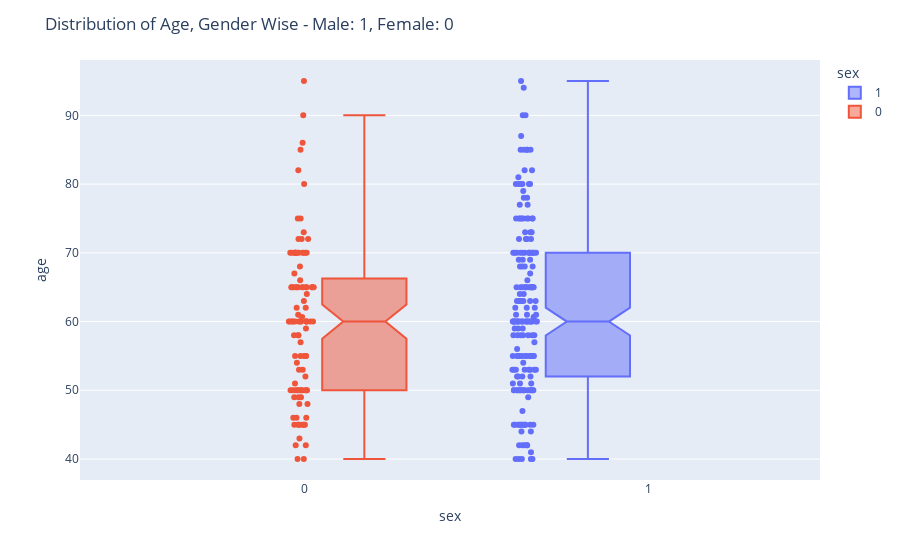

Write notebook code for a chart like this one.
### Markdown cell above
### 3. Distribution of Age w.r.t Gender

### Code cell
# Notched box plots apply a "notch" or narrowing of the box around the median. 
# Notches are useful in offering a rough guide to significance of difference of medians; 
# if the notches of two boxes do not overlap, this offers evidence of a statistically significant 
# difference between the medians. Ref - https://en.wikipedia.org/wiki/Box_plot#Variations

fig = px.box(heart_faliure_data, x = 'sex', y = 'age', points = "all", hover_name = 'sex', 
             color = 'sex', notched=True)

fig.update_layout(title_text="Distribution of Age, Gender Wise - Male: 1, Female: 0")

fig.show()

### Figure 1 — Plotly figure (JSON) as saved in the notebook; plotly's stock layout.template omitted (floating-point values rounded to 4 significant figures; data arrays with more than 128 entries replaced by an {"elided": "..."} marker saying what was removed)
{"data": [{"alignmentgroup": "True", "boxpoints": "all", "hoverlabel": {"namelength": 0}, "hovertemplate": "<b>%{hovertext}</b><br><br>sex=%{x}<br>age=%{y}", "hovertext": {"elided": "194 int values"}, "legendgroup": "1", "marker": {"color": "#636efa"}, "name": "1", "notched": true, "offsetgroup": "1", "orientation": "v", "showlegend": true, "type": "box", "x": {"elided": "194 int values"}, "x0": " ", "xaxis": "x", "y": {"elided": "194 float values"}, "y0": " ", "yaxis": "y"}, {"alignmentgroup": "True", "boxpoints": "all", "hoverlabel": {"namelength": 0}, "hovertemplate": "<b>%{hovertext}</b><br><br>sex=%{x}<br>age=%{y}", "hovertext": [0, 0, 0, 0, 0, 0, 0, 0, 0, 0, 0, 0, 0, 0, 0, 0, 0, 0, 0, 0, 0, 0, 0, 0, 0, 0, 0, 0, 0, 0, 0, 0, 0, 0, 0, 0, 0, 0, 0, 0, 0, 0, 0, 0, 0, 0, 0, 0, 0, 0, 0, 0, 0, 0, 0, 0, 0, 0, 0, 0, 0, 0, 0, 0, 0, 0, 0, 0, 0, 0, 0, 0, 0, 0, 0, 0, 0, 0, 0, 0, 0, 0, 0, 0, 0, 0, 0, 0, 0, 0, 0, 0, 0, 0, 0, 0, 0, 0, 0, 0, 0, 0, 0, 0, 0], "legendgroup": "0", "marker": {"color": "#EF553B"}, "name": "0", "notched": true, "offsetgroup": "0", "orientation": "v", "showlegend": true, "type": "box", "x": [0, 0, 0, 0, 0, 0, 0, 0, 0, 0, 0, 0, 0, 0, 0, 0, 0, 0, 0, 0, 0, 0, 0, 0, 0, 0, 0, 0, 0, 0, 0, 0, 0, 0, 0, 0, 0, 0, 0, 0, 0, 0, 0, 0, 0, 0, 0, 0, 0, 0, 0, 0, 0, 0, 0, 0, 0, 0, 0, 0, 0, 0, 0, 0, 0, 0, 0, 0, 0, 0, 0, 0, 0, 0, 0, 0, 0, 0, 0, 0, 0, 0, 0, 0, 0, 0, 0, 0, 0, 0, 0, 0, 0, 0, 0, 0, 0, 0, 0, 0, 0, 0, 0, 0, 0], "x0": " ", "xaxis": "x", "y": [65, 65, 49, 70, 48, 65, 65, 75, 95, 50, 50, 82, 60, 50, 60, 57, 53, 60, 70, 60, 50, 45, 42, 70, 70, 55, 70, 60, 59, 42, 58, 70, 60, 63, 60, 72, 70, 58, 60, 85, 65, 86, 66, 60, 60, 43, 46, 58, 46, 65, 62, 46, 50, 61, 72, 65, 52, 50, 80, 65, 70, 49, 50, 60, 60.67, 40, 64, 45, 65, 50, 50, 40, 60, 49, 48, 70, 54, 55, 75, 65, 72, 60, 65, 70, 73, 53, 50, 55, 70, 65, 62, 68, 45, 51, 67, 45, 70, 50, 55, 45, 65, 90, 45, 55, 45], "y0": " ", "yaxis": "y"}], "layout": {"boxmode": "group", "legend": {"title": {"text": "sex"}, "tracegroupgap": 0}, "margin": {"t": 60}, "title": {"text": "Distribution of Age, Gender Wise - Male: 1, Female: 0"}, "xaxis": {"anchor": "y", "categoryarray": [1, 0], "categoryorder": "array", "domain": [0, 1], "title": {"text": "sex"}}, "yaxis": {"anchor": "x", "domain": [0, 1], "title": {"text": "age"}}}}
